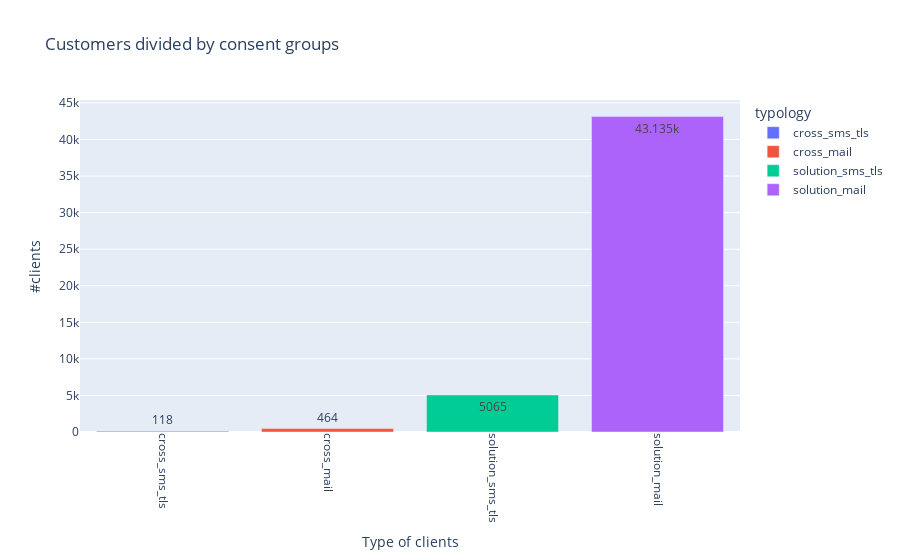

Notebook code for this chart:
### Markdown cell above
#### Count of number of clients for each initial dataframe split by consensus given

### Code cell
v1=len(crosssms_tls)
v2=len(crossmail)
v3=len(solsms_tls)
v4=len(solmail)
l=[v1,v2,v3,v4]
l.sort()
columns=['cross_sms_tls','cross_mail','solution_sms_tls','solution_mail']
dizionario={'#clients':l,'typology':columns}
a=pd.DataFrame(dizionario)
fig= px.bar(a, x = 'typology', y = '#clients', color = 'typology', title = 'Customers divided by consent groups',text_auto=True)
fig.update_layout(xaxis_tickangle=90, xaxis_title = 'Type of clients')
fig.update_layout(uniformtext_minsize=0.4)
fig.show()
#This is an interactive graph by pressing one of the buttons in the legend you can add or remove groups of the chart

### Figure 1 — Plotly figure (JSON) as saved in the notebook; plotly's stock layout.template omitted (floating-point values rounded to 4 significant figures)
{"data": [{"alignmentgroup": "True", "hovertemplate": "typology=%{x}<br>#clients=%{y}<extra></extra>", "legendgroup": "cross_sms_tls", "marker": {"color": "#636efa", "pattern": {"shape": ""}}, "name": "cross_sms_tls", "offsetgroup": "cross_sms_tls", "orientation": "v", "showlegend": true, "textposition": "auto", "texttemplate": "%{y}", "type": "bar", "x": ["cross_sms_tls"], "xaxis": "x", "y": [118], "yaxis": "y"}, {"alignmentgroup": "True", "hovertemplate": "typology=%{x}<br>#clients=%{y}<extra></extra>", "legendgroup": "cross_mail", "marker": {"color": "#EF553B", "pattern": {"shape": ""}}, "name": "cross_mail", "offsetgroup": "cross_mail", "orientation": "v", "showlegend": true, "textposition": "auto", "texttemplate": "%{y}", "type": "bar", "x": ["cross_mail"], "xaxis": "x", "y": [464], "yaxis": "y"}, {"alignmentgroup": "True", "hovertemplate": "typology=%{x}<br>#clients=%{y}<extra></extra>", "legendgroup": "solution_sms_tls", "marker": {"color": "#00cc96", "pattern": {"shape": ""}}, "name": "solution_sms_tls", "offsetgroup": "solution_sms_tls", "orientation": "v", "showlegend": true, "textposition": "auto", "texttemplate": "%{y}", "type": "bar", "x": ["solution_sms_tls"], "xaxis": "x", "y": [5065], "yaxis": "y"}, {"alignmentgroup": "True", "hovertemplate": "typology=%{x}<br>#clients=%{y}<extra></extra>", "legendgroup": "solution_mail", "marker": {"color": "#ab63fa", "pattern": {"shape": ""}}, "name": "solution_mail", "offsetgroup": "solution_mail", "orientation": "v", "showlegend": true, "textposition": "auto", "texttemplate": "%{y}", "type": "bar", "x": ["solution_mail"], "xaxis": "x", "y": [43135], "yaxis": "y"}], "layout": {"barmode": "relative", "legend": {"title": {"text": "typology"}, "tracegroupgap": 0}, "title": {"text": "Customers divided by consent groups"}, "uniformtext": {"minsize": 0.4}, "xaxis": {"anchor": "y", "categoryarray": ["cross_sms_tls", "cross_mail", "solution_sms_tls", "solution_mail"], "categoryorder": "array", "domain": [0, 1], "tickangle": 90, "title": {"text": "Type of clients"}}, "yaxis": {"anchor": "x", "domain": [0, 1], "title": {"text": "#clients"}}}}
